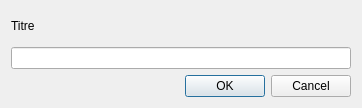
<?xml version="1.0" encoding="UTF-8"?>
<ui version="4.0">
 <class>edittitle</class>
 <widget class="QDialog" name="edittitle">
  <property name="geometry">
   <rect>
    <x>0</x>
    <y>0</y>
    <width>362</width>
    <height>108</height>
   </rect>
  </property>
  <property name="windowTitle">
   <string>Titre</string>
  </property>
  <layout class="QVBoxLayout" name="verticalLayout">
   <item>
    <widget class="QLabel" name="label">
     <property name="text">
      <string>Titre</string>
     </property>
    </widget>
   </item>
   <item>
    <widget class="QLineEdit" name="lineEdit"/>
   </item>
   <item>
    <widget class="QDialogButtonBox" name="buttonBox">
     <property name="orientation">
      <enum>Qt::Horizontal</enum>
     </property>
     <property name="standardButtons">
      <set>QDialogButtonBox::Cancel|QDialogButtonBox::Ok</set>
     </property>
    </widget>
   </item>
  </layout>
 </widget>
 <resources/>
 <connections>
  <connection>
   <sender>buttonBox</sender>
   <signal>accepted()</signal>
   <receiver>edittitle</receiver>
   <slot>accept()</slot>
   <hints>
    <hint type="sourcelabel">
     <x>248</x>
     <y>254</y>
    </hint>
    <hint type="destinationlabel">
     <x>157</x>
     <y>274</y>
    </hint>
   </hints>
  </connection>
  <connection>
   <sender>buttonBox</sender>
   <signal>rejected()</signal>
   <receiver>edittitle</receiver>
   <slot>reject()</slot>
   <hints>
    <hint type="sourcelabel">
     <x>316</x>
     <y>260</y>
    </hint>
    <hint type="destinationlabel">
     <x>286</x>
     <y>274</y>
    </hint>
   </hints>
  </connection>
 </connections>
</ui>
